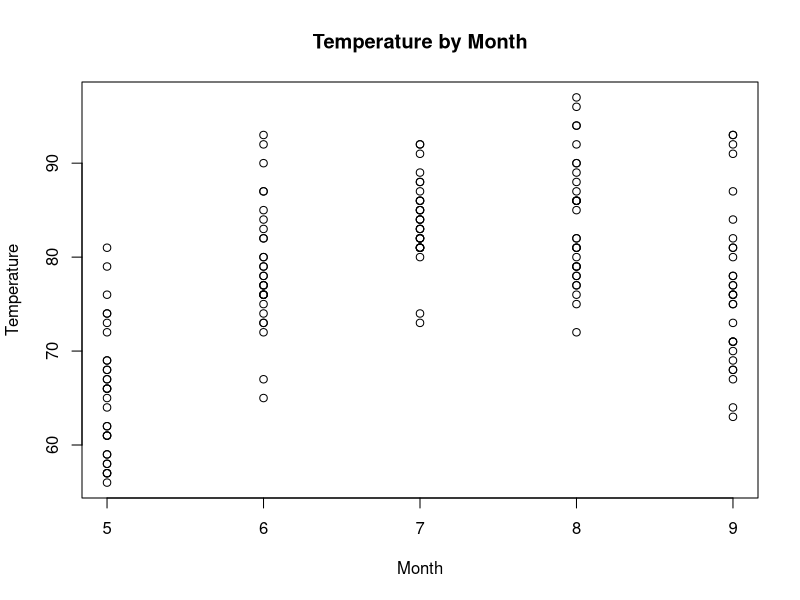
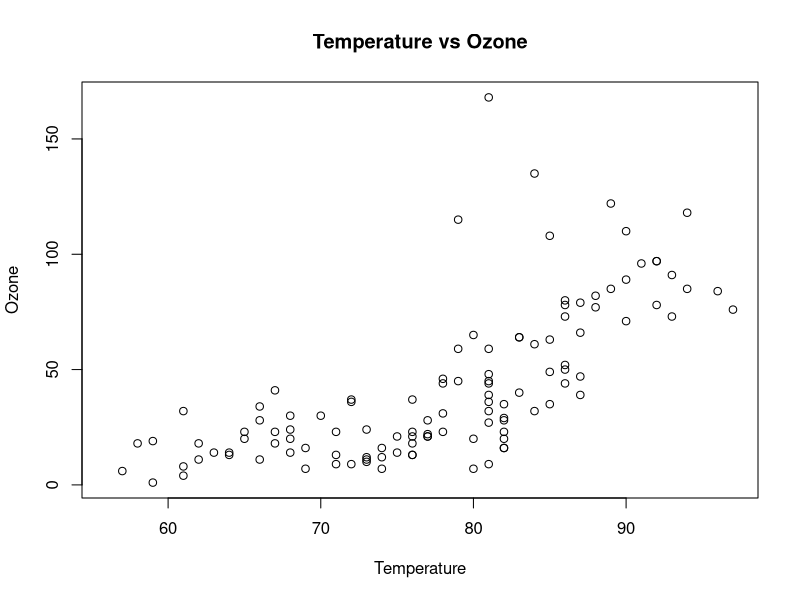
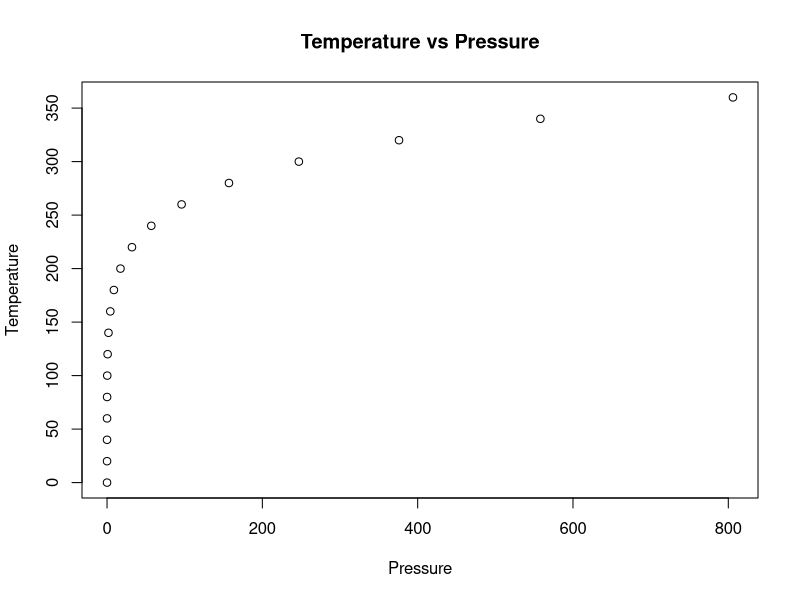
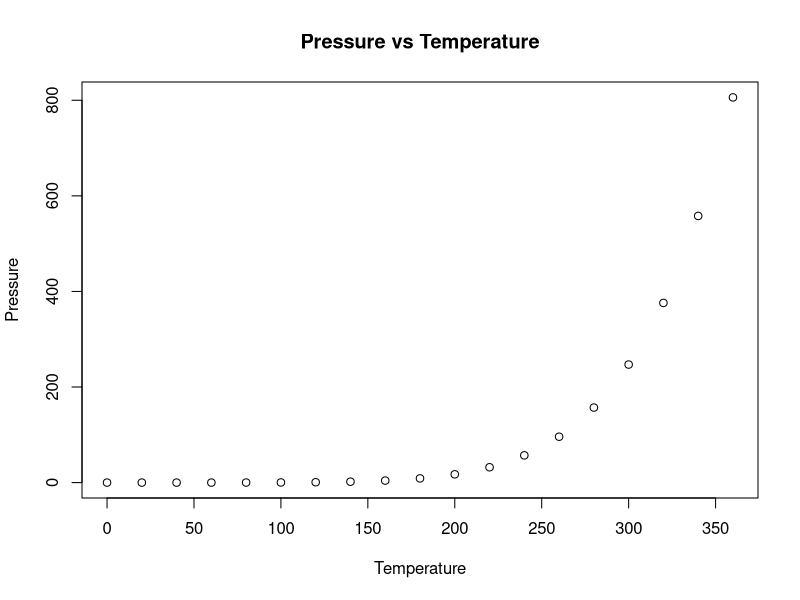

These figures' R source, in order:
## ---- chunk 1
plot(x=airquality$Month, y=airquality$Temp, 
     xlab = "Month", ylab="Temperature", title("Temperature by Month"))
## ---- chunk 2
plot(x=airquality$Temp, y=airquality$Ozone, 
     xlab = "Temperature", ylab="Ozone", title("Temperature vs Ozone"))
## ---- chunk 3
plot(x=pressure$pressure,y=pressure$temperature, title("Temperature vs Pressure"),
     xlab = "Pressure", ylab = "Temperature")
## ---- chunk 4
plot(x=pressure$temperature,y=pressure$pressure, title("Pressure vs Temperature"),
     xlab = "Temperature", ylab = "Pressure")
